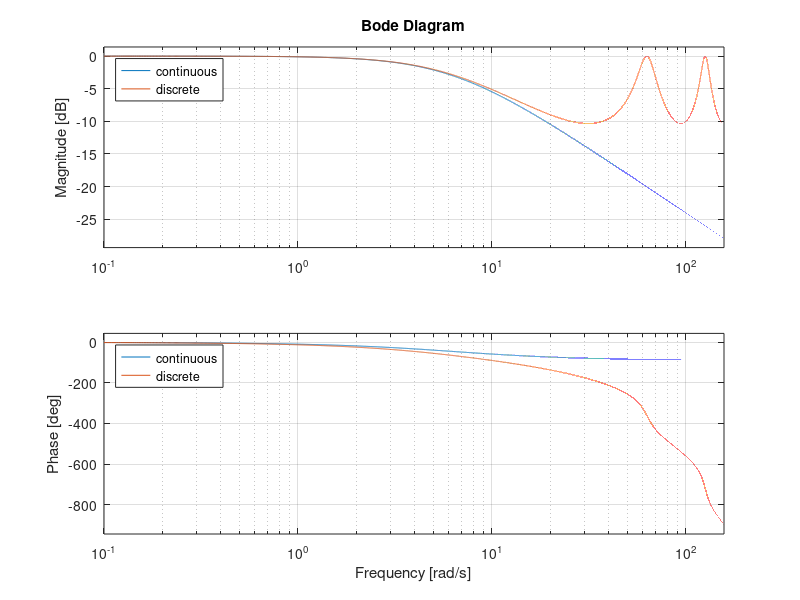
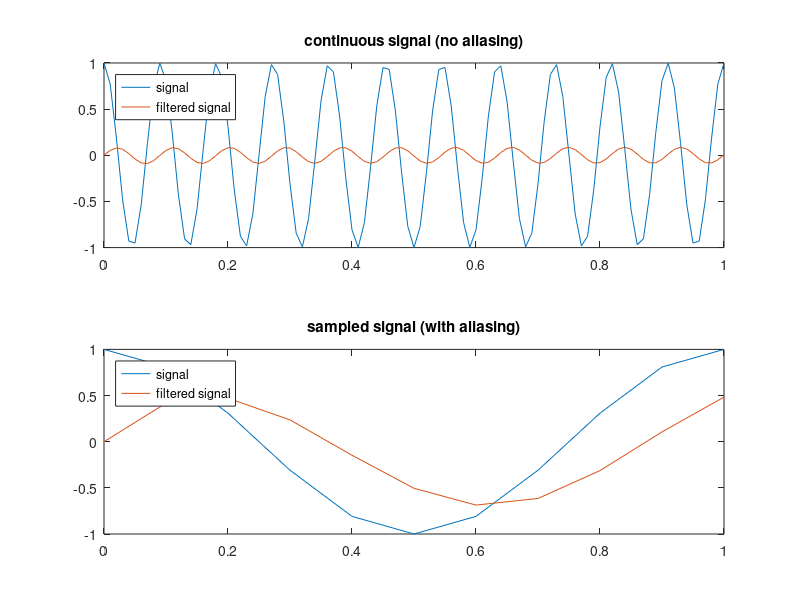

Write the MATLAB code that produced these figures, in order.
clear all; close all;
pkg load control

% filter bandwidth in Hz
bw = 1;

% filter sample rate in Hz
sample_rate = 10;

% continuous time filter (infinite sample rate)
sys = tf(bw*2*pi,[1 bw*2*pi]);

% discrete time filter
sys_d = c2d(sys,1/sample_rate);

% frequencies to evaluate filter over
omega = linspace(.1, sample_rate*5*pi,50000);

% plot side-by-side view of transfer functions
figure;
bode(sys,sys_d,omega)
subplot(2,1,1)
legend('continuous','discrete','location','northwest')
subplot(2,1,2)
legend('continuous','discrete','location','northwest')

print -djpeg filter_aliasing_bode.jpg

% get filter reponse to 11 Hz sin wave sampled at 100 Hz
t = 0:0.01:1;
u = sin(11*2*pi*t+pi/2);
y = lsim(sys, u, t);

% get filter reponse to 11 Hz sin wave sampled at 10 Hz
t2 = 0:1/sample_rate:1;
u2 = sin(11*2*pi*t2+pi/2);
y2 = lsim(sys, u2, t2);

figure;
subplot(2,1,1)
plot(t,u)
hold all;
plot(t,y)
legend('signal', 'filtered signal','location','northwest')
title('continuous signal (no aliasing)')

subplot(2,1,2)
plot(t2,u2)
hold all;
plot(t2,y2)
legend('signal', 'filtered signal','location','northwest')
title('sampled signal (with aliasing)')

print -djpeg filter_aliasing_signal.jpg

